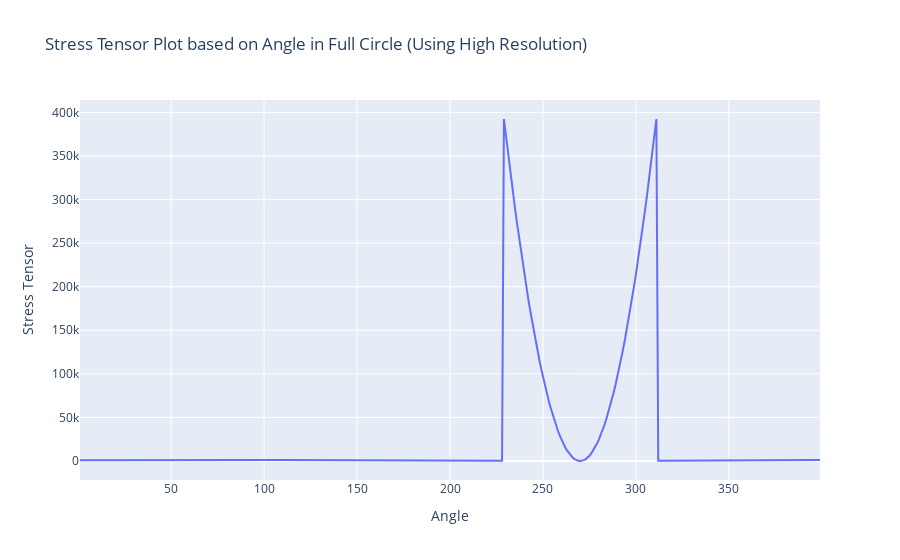

The cell this chart's notebook holds for it:
### Markdown cell above
### My Own Version

Now I will do it using higher resolution for each $1^{o}$ angle. Here we will change the range and the division angle in x and y definition inside the loop.

### Code cell
"""
Your code should print something along the lines of
x = ...
u = ...
D = ...
tau = ...
in a well formatted manner for each point along the circle.
""";

# Code here
import math
import numpy as np
import pandas as pd
import plotly.express as px

# Define the parameter input
miu = 20
T_y = 800
g_dot = 0.5
eps = 10**(-3) # Error value

# Define the circle circumference
whole_circle = 2*math.pi
increment = math.pi/6

# Store the stress tensor and angle
Tau = []
angle_all = []

# Calculate the whole sequence in every range of pi/6
for theta in range(1, 400, 1):
    x = math.cos(theta/180*math.pi)
    y = math.sin(theta/180*math.pi)
    # Define D as in the relation with the gradient of u manually
    # Diferentiate manually
    D_11 = 1/2 * (0 + 0)
    D_12 = 1/2 * (2 + 2*y)
    D_21 = 1/2 * (2*y + 2)
    D_22 = 1/2 * (0 + 0)

    # Calculate ||D||
    D_norm = math.sqrt(1/2*(D_11 + D_12 + D_21 + D_22))

    # Calculate the additional miu bar
    miu_bar = miu + T_y/eps

    # Write the angle
    angle = theta/180*180
    # Check ||D|| with gamma dot c
    if D_norm <= g_dot:
        #print("\n")
        #print("First Case!")
        T_11 = 2*miu_bar*D_11
        T_12 = 2*miu_bar*D_12
        T_21 = 2*miu_bar*D_21
        T_22 = 2*miu_bar*D_22
        T = np.matrix([[T_11, T_12], [T_21, T_22]])
        #print(f"My Matrix component in angle {angle} coordinate:")
        #print(T)
    
    elif D_norm > g_dot:
        #print("\n")
        #print("Second Case!")
        T_11 = 2*miu*D_11 + D_11/D_norm*T_y
        T_12 = 2*miu*D_12 + D_12/D_norm*T_y
        T_21 = 2*miu*D_21 + D_21/D_norm*T_y
        T_22 = 2*miu*D_22 + D_22/D_norm*T_y
        T = np.matrix([[T_11, T_12], [T_21, T_22]])
        #print(f"My Matrix component in angle {angle} coordinate:")
        #print(T)

    # Append to the dataframe
    angle_all.append(angle)
    Tau.append(T[1,0])
    

# Save the file in dictionary
dict = {'Angle': angle_all, 'Stress Tensor': Tau}
# Convert to dataframe
df = pd.DataFrame(dict)
# Visualize the data using plotly library to get better visualization
fig = px.line(df, x = "Angle", y = "Stress Tensor", title="Stress Tensor Plot based on Angle in Full Circle (Using High Resolution)")
fig.update_layout(height=1000)
fig.show()

### Figure 1 — Plotly figure (JSON) as saved in the notebook; plotly's stock layout.template omitted (floating-point values rounded to 4 significant figures; data arrays with more than 128 entries replaced by an {"elided": "..."} marker saying what was removed)
{"data": [{"hovertemplate": "Angle=%{x}<br>Stress Tensor=%{y}<extra></extra>", "legendgroup": "", "line": {"color": "#636efa", "dash": "solid"}, "marker": {"symbol": "circle"}, "mode": "lines", "name": "", "orientation": "v", "showlegend": false, "type": "scatter", "x": {"elided": "399 float values"}, "xaxis": "x", "y": {"elided": "399 float values"}, "yaxis": "y"}], "layout": {"autosize": true, "legend": {"tracegroupgap": 0}, "title": {"text": "Stress Tensor Plot based on Angle in Full Circle (Using High Resolution)"}, "xaxis": {"anchor": "y", "autorange": true, "domain": [0, 1], "range": [1, 399], "title": {"text": "Angle"}, "type": "linear"}, "yaxis": {"anchor": "x", "autorange": true, "domain": [0, 1], "range": [-21800.0, 414300.0], "title": {"text": "Stress Tensor"}, "type": "linear"}}}
